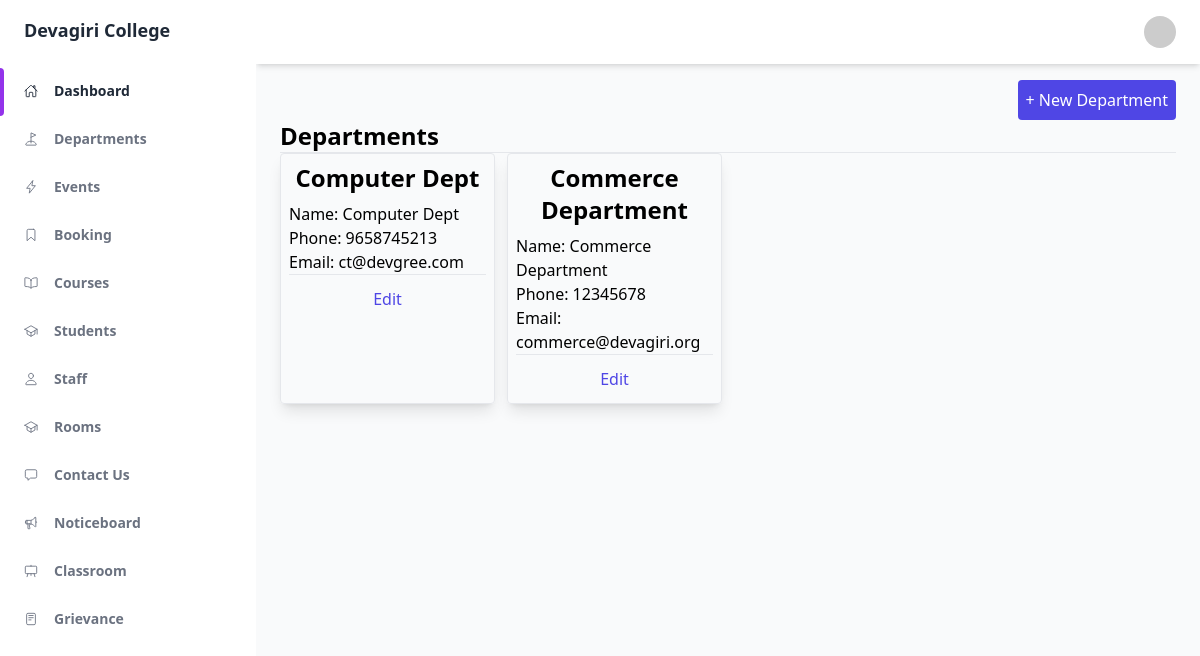
/administrator/department/ (signed in), run on the app's committed database.
### administrator/models.py (models this page shows, shortened)
class Department(models.Model):
    id = models.AutoField(primary_key=True)
    name = models.CharField(max_length=100, unique=True)
    phone = models.CharField(max_length=15, blank=True, null=True)
    email = models.EmailField()
    description = models.CharField(max_length = 250, blank=True, null=True)

### administrator/views.py (the view)
# urls.py: path('department/', DepartmentListView.as_view(), name='department_list'),
class DepartmentListView(LoginRequiredMixin, UserPassesTestMixin, ListView):
    model = Department
    template_name = "administrator/department/list.html"
    def test_func(self):
        return self.request.user.admin

### administrator/templates/administrator/department/list.html
{% extends 'master.html' %}
{% block content %}
<div class="flex">
    <a href="{% url 'department_create' %}" class="ml-auto bg-indigo-600 p-2 rounded text-white">
        + New Department
    </a>
</div>
<h1 class="font-bold text-2xl">Departments</h1>
<hr />
<div class="grid grid-cols-4 gap-3">
    {% for i in object_list %}
    <div class="shadow-lg border rounded p-2 hover:shadow-xl transition">
        <h2 class="text-center font-semibold text-2xl">{{ i.name }}</h2>
        <div class="mt-2">
            <p>Name: {{ i.name }}</p>
            <p>Phone: {{ i.phone }}</p>
            <p>Email: {{ i.email }}</p>
        </div>
        <hr>
        <div class="mt-2 flex justify-center">
            <a href="{% url 'department_edit' i.id %}"
                class="text-indigo-600 p-1 px-2 mx-2 hover:bg-indigo-600 hover:text-white transition rounded">
                Edit
            </a>
        </div>
    </div>
    {% endfor %}
</div>
</div>
{% endblock content %}

### data on the page
Department: name "Computer Dept", phone "9658745213", email "ct@devgree.com"
Department: name "Commerce Department", phone "12345678", email "commerce@devagiri.org"
